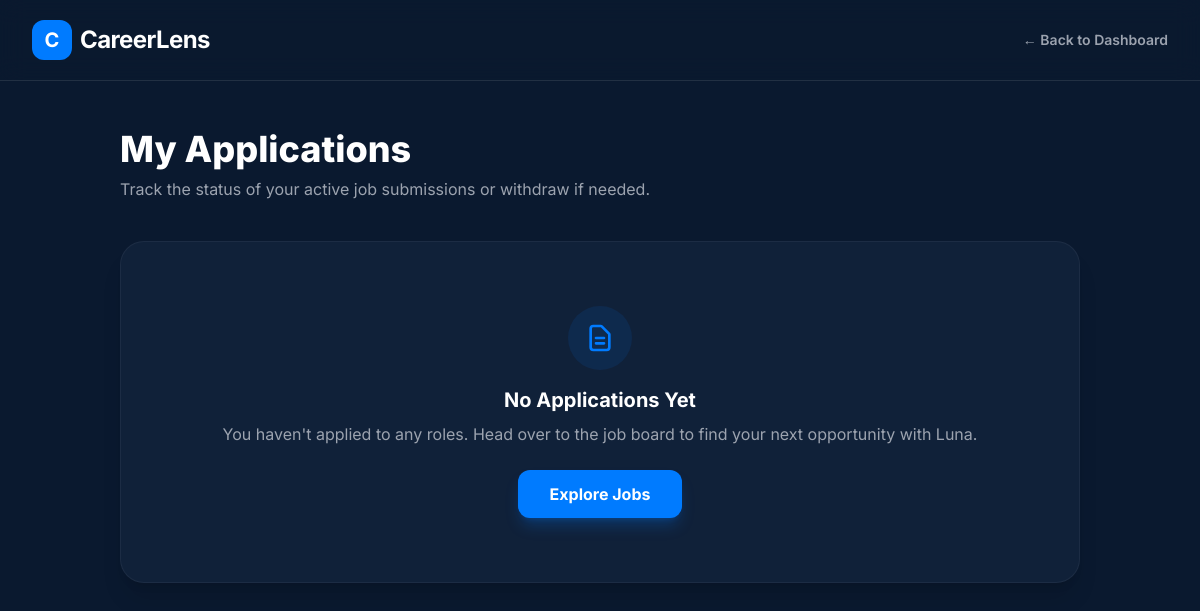
Before: /jobs/my-applications/ (signed in) with the older database file.
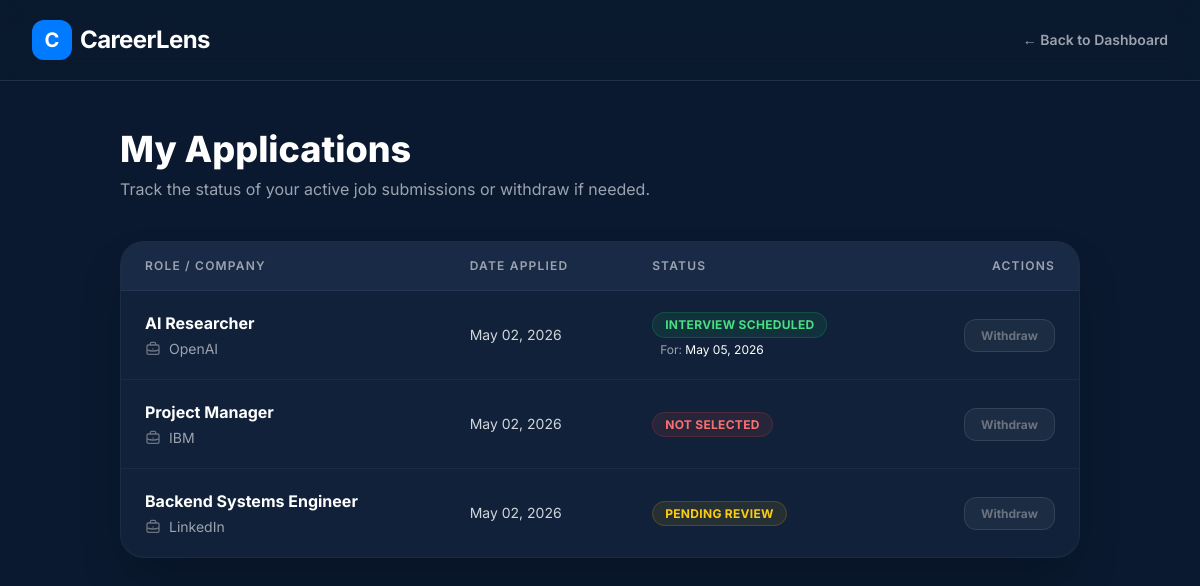
After: the same page with the newer database file.
### jobs/models.py (models this page shows, shortened)
class Application(models.Model):
    STATUS_CHOICES = [
        ('pending', 'Pending Review'),
        ('reviewing', 'Under Review'),
        ('interview', 'Interview Scheduled'),
        ('rejected', 'Rejected'),
        ('accepted', 'Offer Extended'),
    ]
    job = models.ForeignKey(JobListing, on_delete=models.CASCADE, related_name='applications')
    applicant = models.ForeignKey(User, on_delete=models.CASCADE, related_name='applications')
    cover_letter = models.TextField(blank=True, null=True)
    status = models.CharField(max_length=20, choices=STATUS_CHOICES, default='pending')
    applied_at = models.DateTimeField(auto_now_add=True)
    status = models.CharField(max_length=20, default='pending')
    interview_date = models.DateTimeField(null=True, blank=True)
    class Meta:
        unique_together = ('job', 'applicant')

class JobListing(models.Model):
    recruiter = models.ForeignKey(settings.AUTH_USER_MODEL, on_delete=models.CASCADE, related_name='jobs', null=True)
    title = models.CharField(max_length=255)
    title = models.CharField(max_length=255)
    company_name = models.CharField(max_length=255)
    company_type = models.CharField(max_length=100, help_text="e.g., IT, AI, Engineering")
    employment_type = models.CharField(max_length=100, default="Full-time")
    work_mode = models.CharField(max_length=100, help_text="e.g., Remote, On-site, Hybrid")
    salary_min = models.IntegerField(null=True, blank=True)
    salary_max = models.IntegerField(null=True, blank=True)
    description = models.TextField(help_text="The full job description for ATS analysis")
    posted_date = models.DateTimeField(auto_now_add=True)

### jobs/views.py (the view)
# urls.py: path('my-applications/', views.my_applications_view, name='my_applications'),
@login_required
def my_applications_view(request):
    applications = Application.objects.filter(applicant=request.user).select_related('job').order_by('-applied_at')
    return render(request, 'jobs/my_applications.html', {'applications': applications})

### jobs/templates/jobs/my_applications.html (shortened to what the changed rows need)
{% load static %}
<!DOCTYPE html>
<html lang="en">
<head>
  <script src="https://cdn.tailwindcss.com"></script>
</head>
<body class="bg-navy text-gray-200 font-sans antialiased min-h-screen flex flex-col">
  <main class="flex-grow max-w-5xl mx-auto px-4 sm:px-6 lg:px-8 py-12 w-full">
    <div class="mb-10">
      <h1 class="text-4xl font-extrabold text-white mb-2">My Applications</h1>
    </div>
    {% if applications %}
        <div class="bg-navy-lighter/30 border border-white/5 rounded-3xl overflow-hidden shadow-2xl">
            <div class="overflow-x-auto">
                <table class="w-full text-left text-sm">
                    <thead class="bg-navy-lighter/50 text-gray-400 uppercase tracking-widest text-xs border-b border-white/5">
                        <tr>
                            <th class="px-6 py-4 font-semibold">Role / Company</th>
                            <th class="px-6 py-4 font-semibold">Date Applied</th>
                            <th class="px-6 py-4 font-semibold">Status</th>
                            <th class="px-6 py-4 font-semibold text-right">Actions</th>
                        </tr>
                    </thead>
                    <tbody class="divide-y divide-white/5">
                        {% for app in applications %}
                        <tr class="hover:bg-white/[0.02] transition-colors">
                            <td class="px-6 py-5">
                                <div class="font-bold text-white text-base mb-1">{{ app.job.title }}</div>
                                <div class="text-gray-400 text-sm flex items-center gap-2">
                                    {{ app.job.company_name }}
                                </div>
                            </td>
                            <td class="px-6 py-5 text-gray-300">
                                {{ app.applied_at|date:"M d, Y" }}
                            </td>
                            <td class="px-6 py-5">
                                {% if app.status == 'pending' %}
                                    <span class="px-3 py-1 bg-yellow-500/10 text-yellow-400 border border-yellow-500/20 rounded-full text-xs font-bold uppercase tracking-wide">Pending Review</span>
                                {% elif app.status == 'approved' %}
                                    <span class="px-3 py-1 bg-emerald/10 text-emerald border border-emerald/20 rounded-full text-xs font-bold uppercase tracking-wide">Approved</span>
                                {% elif app.status == 'scheduled' %}
                                    <div class="flex flex-col gap-1 items-start">
                                        <span class="px-3 py-1 bg-green-500/10 text-green-400 border border-green-500/20 rounded-full text-xs font-bold uppercase tracking-wide">Interview Scheduled</span>
                                        <span class="text-xs text-gray-400 ml-2">For: <span class="text-white">{{ app.interview_date|date:"M d, Y" }}</span></span>
                                    </div>
                                {% elif app.status == 'rejected' %}
                                    <span class="px-3 py-1 bg-red-500/10 text-red-400 border border-red-500/20 rounded-full text-xs font-bold uppercase tracking-wide">Not Selected</span>
                                {% endif %}
                            </td>
                            <td class="px-6 py-5 text-right">
                                <a href="{% url 'cancel_application' app.id %}"
                                   onclick="return confirm('Luna wants to know: Are you sure you want to withdraw this application?')"
                                   class="text-xs font-bold text-gray-500 hover:text-red-400 transition-colors py-2 px-4 border border-white/10 hover:border-red-500/30 rounded-xl bg-white/5">
                                    Withdraw
                                </a>
                            </td>
                        </tr>
                        {% endfor %}
                    </tbody>
                </table>
            </div>
        </div>
    {% else %}
        <div class="bg-navy-lighter/30 border border-white/5 rounded-3xl p-16 text-center shadow-xl">
            <div class="inline-flex items-center justify-center w-16 h-16 rounded-full bg-electric/10 text-electric mb-4">
                <svg class="w-8 h-8" fill="none" stroke="currentColor" viewBox="0 0 24 24"><path stroke-linecap="round" stroke-linejoin="round" stroke-width="2" d="M9 12h6m-6 4h6m2 5H7a2 2 0 01-2-2V5a2 2 0 012-2h5.586a1 1 0 01.707.293l5.414 5.414a1 1 0 01.293.707V19a2 2 0 01-2 2z"></path></svg>
            </div>
            <h3 class="text-xl font-bold text-white mb-2">No Applications Yet</h3>
            <p class="text-gray-400 mb-6">You haven't applied to any roles. Head over to the job board to find your next opportunity with Luna.</p>
            <a href="{% url 'explore' %}" class="inline-block px-8 py-3 bg-electric text-white font-bold rounded-xl hover:bg-blue-600 transition-colors shadow-lg shadow-electric/25">
                Explore Jobs
            </a>
        </div>
    {% endif %}
  </main>
</body>
</html>

Changed rows visible on the page:
added Application: job "AI Researcher", job.company_name "OpenAI", applied_at "May 02, 2026", interview_date "May 05, 2026"
added Application: job "Project Manager", job.company_name "IBM", applied_at "May 02, 2026", status "NOT SELECTED"
added Application: job "Backend Systems Engineer", job.company_name "LinkedIn", applied_at "May 02, 2026", status "PENDING REVIEW"
Other visible differences:
text no longer shown: "No Applications Yet You haven't applied to any roles. Head over to the job board to find your next opportunity with Luna. Explore Jobs"
text now shown: "ROLE / COMPANY DATE APPLIED STATUS ACTIONS"
